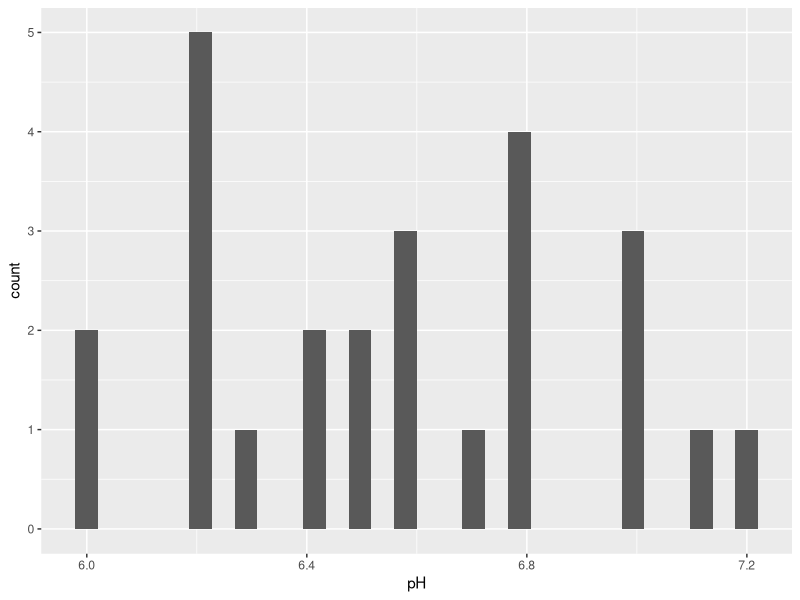
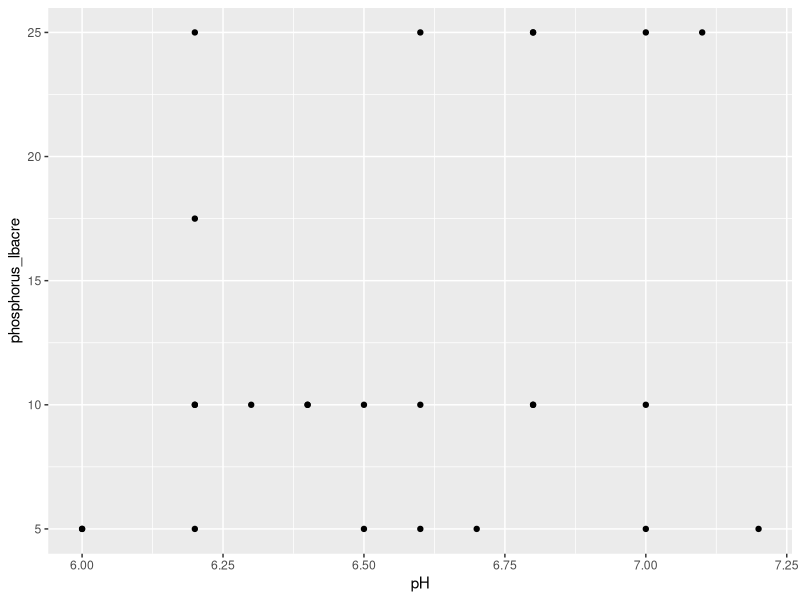
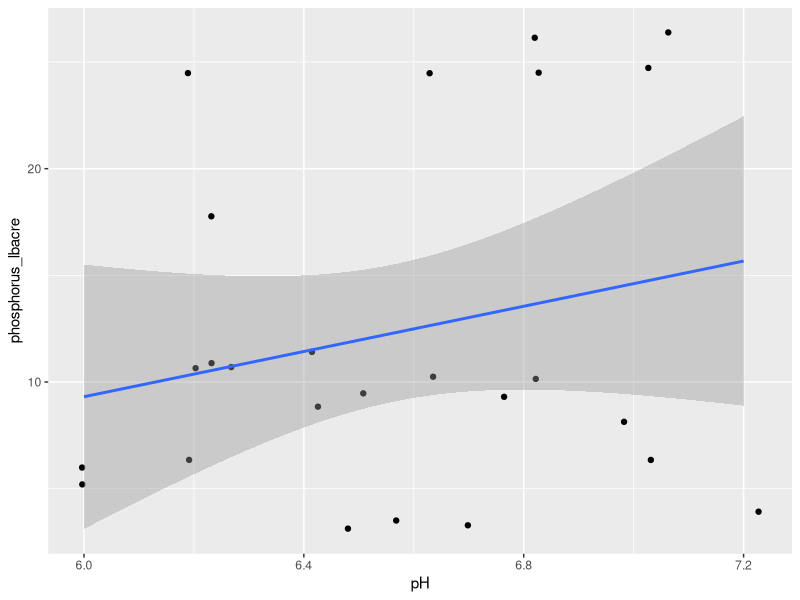
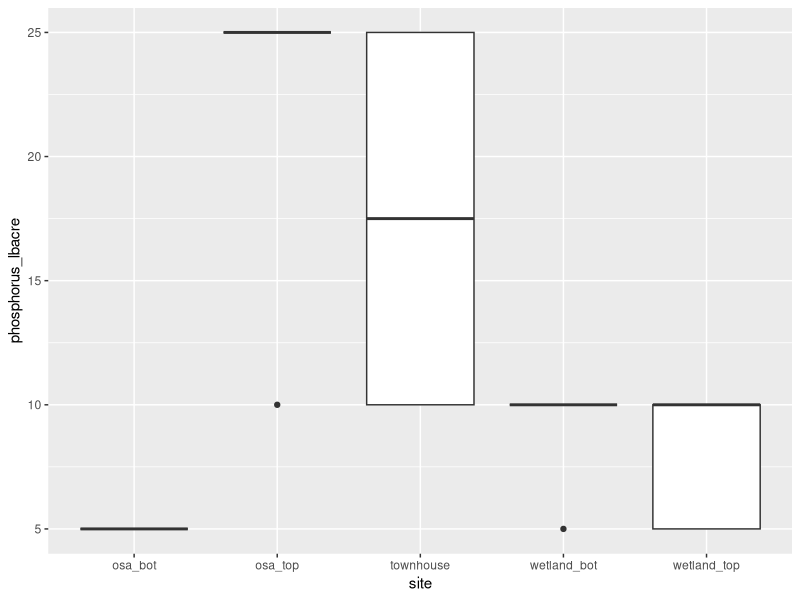

The R source for these figures, in order:
## ---- chunk 1
help.search("bar plot")
## ---- chunk 2
3 + 5
## ---- chunk 3
(3 * 5) + 7
## ---- chunk 4
3 * 5 + 7
## ---- chunk 5
3 * (5 + 7)
## ---- chunk 6
sqrt(4)
abs(-5)
round(3.14159265359, 2)
## ---- chunk 7
# What working directory am I in?
getwd()

# Move to a different directory?
setwd(".")
## ---- chunk 8
my_var <- 8
## ---- chunk 9
my_var2 <- 10
## ---- chunk 10
my_var + my_var2
## ---- chunk 11
my_var_tot <- my_var + my_var2
## ---- chunk 12
my_var2 <- 3
## ---- chunk 13
# Vector of variables
my_vect <- c(my_var, my_var2)

# Numeric vector
v1 <- c(10, 2, 8, 7, 11, 15)

# Char vector
pets <- c("cat", "dog", "rabbit", "pig")
## ---- chunk 14
v2 <- 1:10
v3 <- seq(from = 1, to = 10)
## ---- chunk 15
pets <- c("cat", "dog", "rabbit", "pig", "snake")
pets[1]
## ---- chunk 16
pets[3:4]
## ---- chunk 17
pets[c(1,4)]
## ---- chunk 18
soil_data <- read.csv("soil_nutrient_data.csv")
## ---- chunk 19
head(soil_data)
tail(soil_data)
## ---- chunk 20
summary(soil_data)
## ---- chunk 21
soil_data[5, 3]
## ---- chunk 22
soil_data[ ,5]
## ---- chunk 23
soil_data$pH
## ---- chunk 24
soil_data$pH[5]
## ---- chunk 25
soil_data[5, ]
## ---- chunk 26
soil_data[5:10, 5:7]
## ---- chunk 27
head(soil_data[5:7])
## ---- chunk 28
head(soil_data[c("site","phosphorus_lbacre")])
## ---- chunk 29
library(tidyverse)
## ---- chunk 30
ggplot(data = soil_data, aes(x = pH)) +
  geom_histogram()
## ---- chunk 31
ggplot(data = soil_data, aes(x = pH, y = phosphorus_lbacre)) +
  geom_point()
## ---- chunk 32
ggplot(data = soil_data, aes(x = pH, y = phosphorus_lbacre)) +
  geom_point(position = "jitter") +
  geom_smooth(method = "lm")
## ---- chunk 33
ggplot(data = soil_data, aes(x = site, y = phosphorus_lbacre)) +
  geom_boxplot()
## ---- chunk 34

# Keep only the columns for site and phosphorus_lbacre
select_test <- select(soil_data, site, phosphorus_lbacre)

## ---- chunk 35
select(soil_data, -date, -condition, -replicate)
## ---- chunk 36
filter(soil_data, site == "osa_top")
## ---- chunk 37
soil_data %>%
  filter(site == "osa_top") %>%
  select(-date, -condition, -replicate)
## ---- chunk 38
soil_data %>%
  select(site, phosphorus_lbacre) %>%
  group_by(site) %>%
  summarise(mean_phos = mean(phosphorus_lbacre),
            sd_phos = sd(phosphorus_lbacre))
